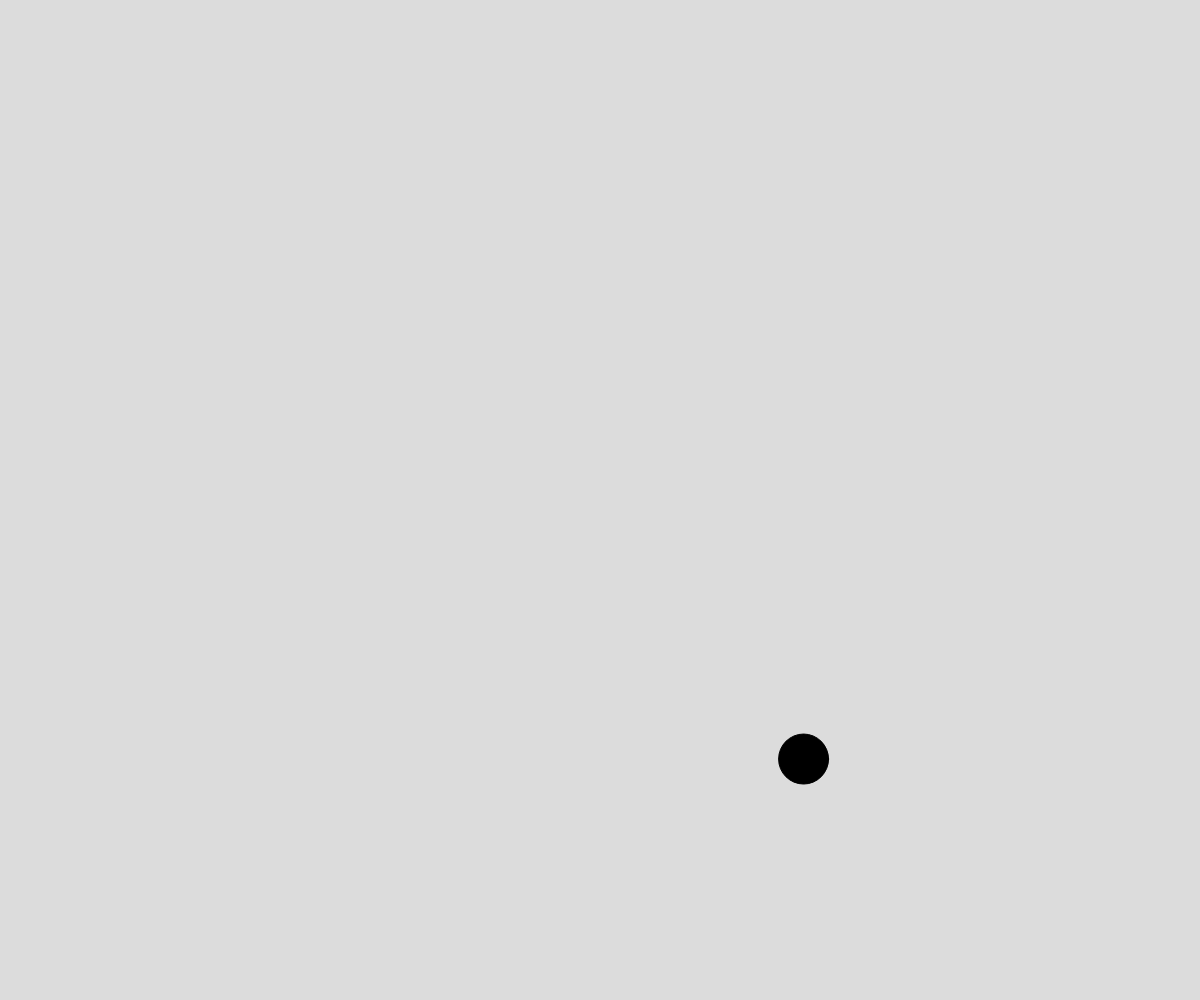
Frame 1 (no input)
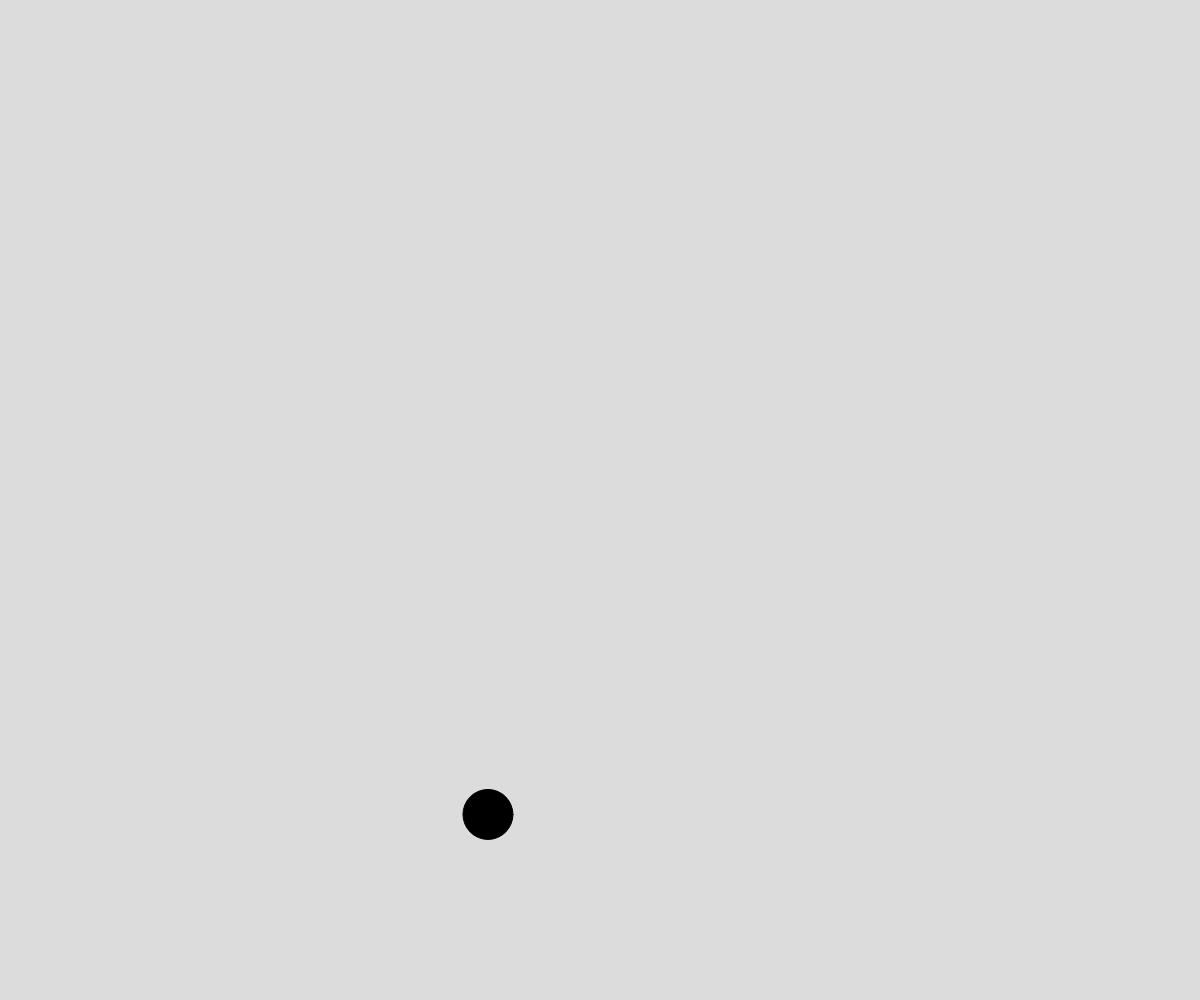
Frame 60 (no input)
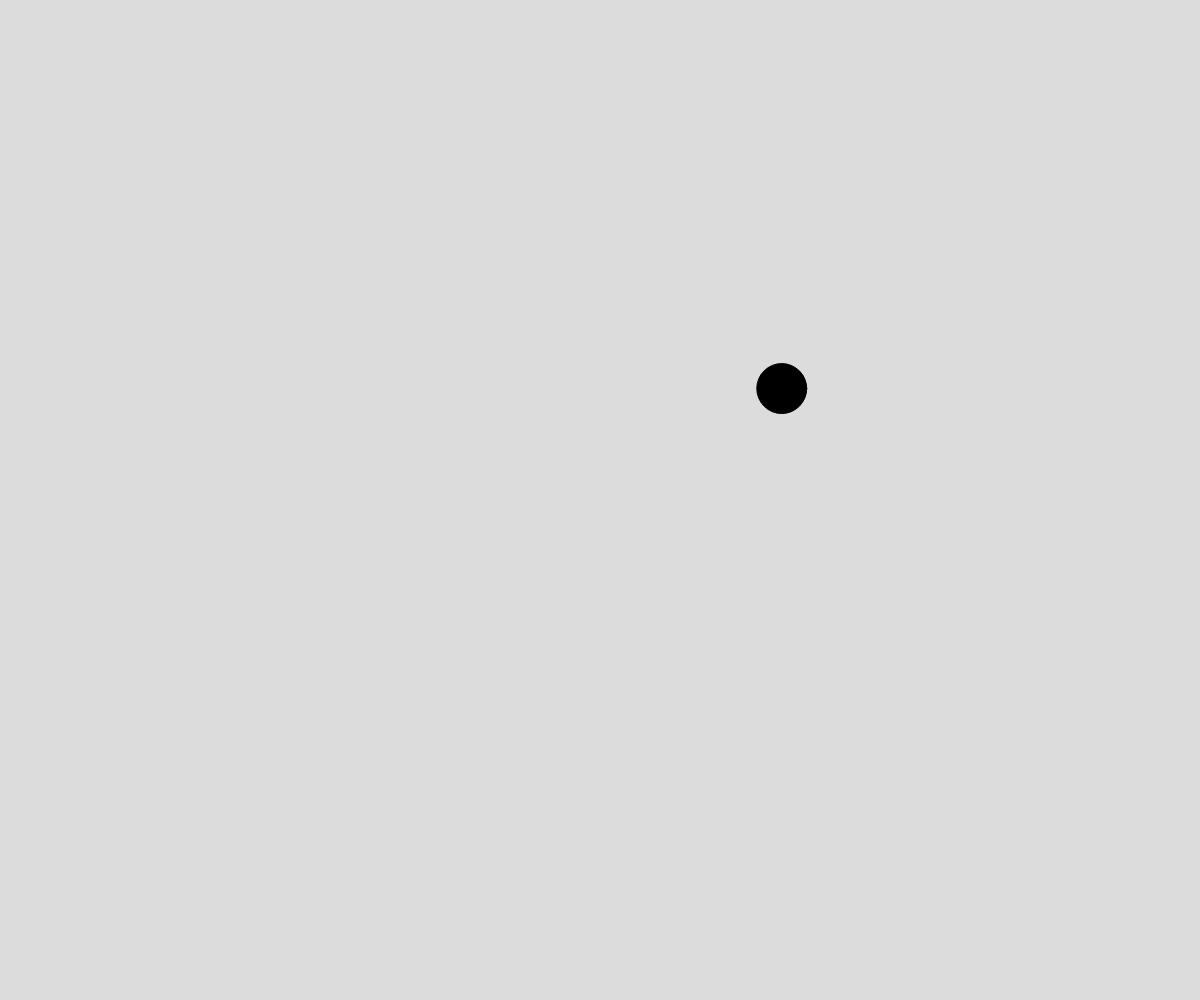
Frame 120 (the mouse pressed at the canvas centre since frame 60)

The p5.js sketch that drew these frames (run headless with seeded random() and noise() and a simulated clock; from frame 60 on, the mouse is pressed at the canvas centre):

// p5.js sketch
// ── sketch.js
// erlin noise demo

let time = 0;


function setup() {
  createCanvas(windowWidth, windowHeight);
}

function draw() {
  background(220);
  fill(0);


  let x = noise(time) * width;
  let y = noise(time + 10000) * height;
  circle(x, y, 50);

  time += 1/ 60;
}
